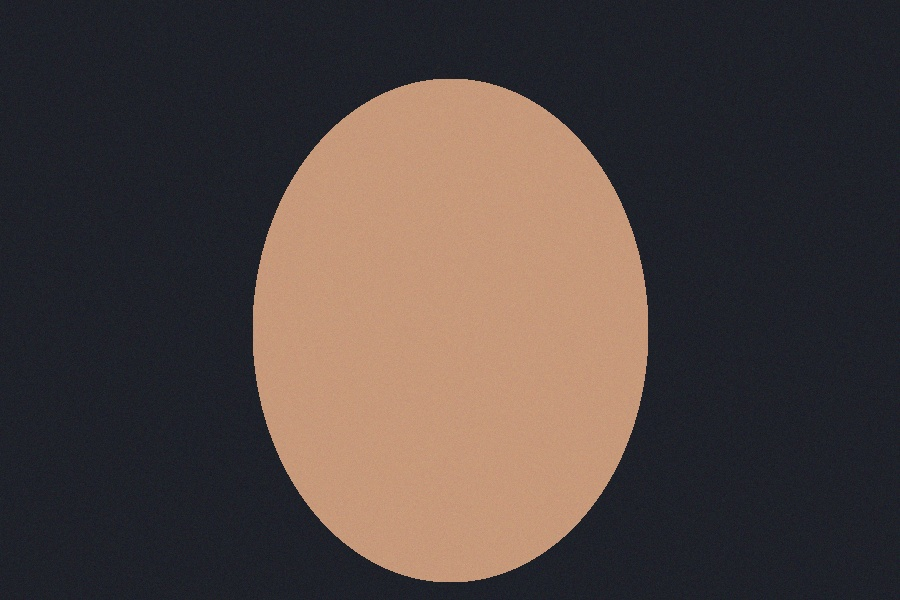
#> input picture sample/before.jpg, 900 x 600 px; the run also reads 2 pictures not shown here
$ python score_delta_e.py
#> lines starting #> are read from the running program, lines starting #| are printed output that depends on the picture
### colormatch.py
# /// script
# requires-python = ">=3.10"
# dependencies = ["numpy", "opencv-python-headless", "scipy"]
# ///
"""
colormatch.py — 驗證原型：能否把一組照片自動套成同一個調性？

兩種方法，直接對照：
  A. Reinhard  — 只靠一張「已調好」的參考照，做 Lab 空間統計匹配。
                 缺點：把場景內容和調色風格混在一起。
  B. LUT fit   — 從 (原檔, 調好的檔) 配對反解出 3D LUT，也就是 grade 本身。
                 可外掛曝光/白平衡正規化，處理現場光線飄移。

用法：
  # 一次比較兩種方法，輸出對照圖 + grade.cube
  uv run colormatch.py validate --before orig.jpg --after graded.jpg --test a.jpg b.jpg

  # 實際批次套用
  uv run colormatch.py learn --before orig.jpg --after graded.jpg --out grade.cube
  uv run colormatch.py apply --cube grade.cube --input ./raw_jpgs --out ./done \
                             --normalize --ref-before orig.jpg
"""
import argparse
import sys
from pathlib import Path

import cv2
import numpy as np
from scipy import sparse
from scipy.sparse.linalg import spsolve

EXTS = {".jpg", ".jpeg", ".png", ".tif", ".tiff", ".webp"}


# ---------------------------------------------------------------- 影像 IO / 色彩空間

_NON_SRGB_MARKERS = [b"Adobe RGB", b"ProPhoto", b"Display P3", b"Apple RGB", b"ColorMatch"]


def _warn_if_not_srgb(path, buf):
    """
    粗略掃描檔案內嵌的 ICC profile 描述字串。整套工具的數學完全沒有讀取/校正
    色彩空間，所以嵌了非 sRGB profile 的檔案會被當成 sRGB 硬算 —— 不會報錯，
    只會讓學出來的 grade 悄悄跑掉。這裡只做得到「提醒」，做不到「校正」。
    """
    for marker in _NON_SRGB_MARKERS:
        if marker in buf:
            print(
                f"  [!] {path} 內嵌了 {marker.decode()} 色彩描述檔，但這個工具全程假設 sRGB。"
                f"請重新以 sRGB 匯出，否則結果不可信。",
                file=sys.stderr,
            )
            return


def imread(path):
    """讀成 RGB float [0,1]。用 fromfile 以支援非 ASCII 路徑。"""
    buf = np.fromfile(str(path), dtype=np.uint8)
    _warn_if_not_srgb(path, buf.tobytes())
    img = cv2.imdecode(buf, cv2.IMREAD_COLOR)
    if img is None:
        raise SystemExit(f"讀不到影像: {path}")
    return cv2.cvtColor(img, cv2.COLOR_BGR2RGB).astype(np.float32) / 255.0


# [6 lines left out: function imwrite, not called in this run]


def srgb_to_linear(x):
    x = np.clip(x, 0, 1)
    return np.where(x <= 0.04045, x / 12.92, ((x + 0.055) / 1.055) ** 2.4)


def linear_to_srgb(x):
    x = np.clip(x, 0, 1)
    return np.where(x <= 0.0031308, x * 12.92, 1.055 * np.power(x, 1 / 2.4) - 0.055)


def luminance(lin_rgb):
    return lin_rgb @ np.array([0.2126, 0.7152, 0.0722], dtype=np.float32)


# ---------------------------------------------------------------- 方法 A：Reinhard

# [11 lines left out: function reinhard, not called in this run]


# ---------------------------------------------------------------- 方法 B：3D LUT 擬合

def _diff_operator(n):
    """3D 網格上的一階差分算子 D；D^T D 就是 Laplacian，當平滑先驗用。"""
    idx = np.arange(n ** 3).reshape(n, n, n)  # [b, g, r]
    rows, cols, vals, r0 = [], [], [], 0
    for axis in range(3):
        a = np.moveaxis(idx, axis, 0)
        u, v = a[:-1].ravel(), a[1:].ravel()
        rr = np.arange(r0, r0 + len(u))
        rows += [rr, rr]
        cols += [u, v]
        vals += [np.ones(len(u)), -np.ones(len(u))]
        r0 += len(u)
    return sparse.coo_matrix(
        (np.concatenate(vals), (np.concatenate(rows), np.concatenate(cols))),
        shape=(r0, n ** 3),
    ).tocsr()


def _identity_lut(n):
    """單位 LUT，形狀 (n^3, 3)，flat index = ir + ig*n + ib*n^2。"""
    ax = np.linspace(0, 1, n, dtype=np.float32)
    b, g, r = np.meshgrid(ax, ax, ax, indexing="ij")
    return np.stack([r.ravel(), g.ravel(), b.ravel()], axis=1)


def _trilinear_corners(img, n):
    """回傳 8 個角點的 (flat_index, weight)。"""
    g = np.clip(img, 0, 1) * (n - 1)
    i0 = np.minimum(np.floor(g).astype(np.int32), n - 2)
    f = g - i0
    for db in (0, 1):
        for dg in (0, 1):
            for dr in (0, 1):
                w = ((1 - f[..., 0]) if dr == 0 else f[..., 0]) * \
                    ((1 - f[..., 1]) if dg == 0 else f[..., 1]) * \
                    ((1 - f[..., 2]) if db == 0 else f[..., 2])
                flat = (i0[..., 0] + dr) + (i0[..., 1] + dg) * n + (i0[..., 2] + db) * n * n
                yield flat, w


def fit_lut(before, after, n=17, lam=0.15, mu=1e-3, max_samples=2_000_000, seed=0):
    """
    從像素對應 before -> after 擬合 3D LUT。

    關鍵：對「偏移量」y = x - identity 求解，而不是直接對 x。

        sum_v w_v ||y_v - (t_v - id_v)||^2  +  lam*||D y||^2  +  mu*||y||^2

    調色本質上是一個平滑的偏移場，不是一個平滑的函數。直接對 x 做平滑
    等於要求 LUT 平坦，那會跟斜率為 1 的單位變換衝突，讓沒有樣本的顏色
    被外推到嚴重過衝。改成對偏移量平滑之後，沒資料的區域會延續鄰近的
    偏移、再由 mu 緩緩衰減回不變，這才是色彩外推該有的行為。
    """
    pairs = [(before, after)] if isinstance(before, np.ndarray) else list(zip(before, after))
    bs, as_ = [], []
    for bi, ai in pairs:
        if bi.shape != ai.shape:
            ai = cv2.resize(ai, (bi.shape[1], bi.shape[0]), interpolation=cv2.INTER_AREA)
            print(f"  [!] before/after 尺寸不同，已縮放對齊 {bi.shape[1]}x{bi.shape[0]}")
        bs.append(bi.reshape(-1, 3))
        as_.append(ai.reshape(-1, 3))
    b, a = np.concatenate(bs), np.concatenate(as_)
    if len(b) > max_samples:
        sel = np.random.default_rng(seed).choice(len(b), max_samples, replace=False)
        b, a = b[sel], a[sel]

    N = n ** 3
    W = np.zeros(N, dtype=np.float64)
    T = np.zeros((N, 3), dtype=np.float64)
    for flat, w in _trilinear_corners(b, n):
        np.add.at(W, flat, w)
        for c in range(3):
            np.add.at(T[:, c], flat, w * a[:, c])

    covered = (W > 1e-8).sum()
    tgt = np.zeros((N, 3))
    nz = W > 1e-8
    tgt[nz] = T[nz] / W[nz, None]

    wn = W / max(W.mean(), 1e-12)          # 正規化，讓 lam 與樣本數無關
    D = _diff_operator(n)
    ident = _identity_lut(n)
    A = (sparse.diags(wn) + lam * (D.T @ D) + mu * sparse.identity(N)).tocsc()
    rhs = wn[:, None] * (tgt - ident)      # 資料項也改成偏移量

    y = np.column_stack([spsolve(A, rhs[:, c]) for c in range(3)]).astype(np.float32)
    lut = np.clip(ident + y, 0, 1)

    resid = float(np.sqrt(np.mean((apply_lut(b, lut, n) - a) ** 2)))
    print(f"  LUT {n}^3：{covered}/{N} 網格點有資料 ({covered/N:.1%})，擬合殘差 RMS = {resid:.4f}")
    if resid > 0.05:
        print("  [!] 殘差偏高 — 這個 grade 可能含局部調整(遮罩/筆刷)，單一全域 LUT 表達不了。")
    return lut, resid


def apply_lut(img, lut, n):
    out = np.zeros_like(img, dtype=np.float32)
    for flat, w in _trilinear_corners(img, n):
        out += lut[flat] * w[..., None]
    return np.clip(out, 0, 1)


# ---------------------------------------------------------------- .cube 讀寫

# [49 lines left out: functions write_cube, read_cube, baseline_stats, normalize, not called in this run]


# ---------------------------------------------------------------- 手刻風格 LUT（不需要 before/after 配對）

_LUM = np.array([0.2126, 0.7152, 0.0722], np.float32)


# [89 lines left out: functions _hsv, _hue_weight, apply_recipe, bake_recipe_lut, add_grain, not called in this run]


# 兩個起始配方 —— 照公開可查的美學特徵手刻，不是校準過真實底片掃描片的精密模擬，
# 回家用真實照片比對、微調參數才是重點，這裡只給一個看得出方向的起點。
RECIPES = {
    "portra400": dict(
        # Kodak Portra 400：人像底片，特色是寬容度高、反差低、皮膚亮部不死白、
        # 整體偏暖但不誇張，綠/藍會自然收斂不搶戲。
        contrast_strength=0.35,
        shoulder=0.22,
        shadow_tint=(0.010, 0.006, -0.006),
        highlight_tint=(0.018, 0.010, -0.010),
        sat_mult=0.86,
        skin_hue=28, skin_width=22, skin_warm_push=(0.028, 0.010, -0.018),
        green_hue=120, green_width=35, green_desat=0.35,
        blue_hue=215, blue_width=30, blue_desat=0.20,
    ),
    "wkw": dict(
        # 王家衛 / 杜可風式的 teal-orange 電影感：陰影推青、高光推暖橘、
        # 黑位微微抬起的霧面感、紅色（旗袍/霓虹）特別飽和突出。
        contrast_strength=0.55,
        shoulder=0.12,
        lift=0.035,
        shadow_tint=(-0.030, 0.006, 0.034),
        highlight_tint=(0.040, 0.014, -0.030),
        sat_mult=1.08,
        skin_hue=28, skin_width=18, skin_warm_push=(0.022, 0.004, -0.016),
        green_hue=120, green_width=30, green_desat=0.30,
        red_hue=0, red_width=25, red_boost_sat=0.25,
    ),
}


# ---------------------------------------------------------------- 對照圖

# [155 lines left out: functions contact_sheet, cmd_validate, cmd_learn, cmd_apply, cmd_look, main, not called in this run]


# [2 lines that do not run on import are left out]

### tools/score_delta_e.py
# /// script
# dependencies = ["numpy", "opencv-python-headless", "scipy"]
# ///
import sys, numpy as np, cv2
sys.path.insert(0, str(__import__("pathlib").Path(__file__).resolve().parent.parent))
import os
os.chdir(__import__("pathlib").Path(__file__).resolve().parent.parent)  # 讓 "sample/..." 相對路徑一律以 repo 根目錄為準
from colormatch import imread, fit_lut, apply_lut, reinhard, read_cube

def de(a, b):
    """CIE76 ΔE，感知色差。~1 = 剛好看得出來，>5 = 明顯不同。"""
    la = cv2.cvtColor(a.astype(np.float32), cv2.COLOR_RGB2Lab)
    lb = cv2.cvtColor(b.astype(np.float32), cv2.COLOR_RGB2Lab)
    return np.sqrt(((la-lb)**2).sum(-1))

before, after = imread("sample/before.jpg"), imread("sample/after.jpg")
#> in imread, img is the input picture: shape (600, 900, 3); mean B, G, R 63.9, 67.4, 78.9
#> call 2 of imread, with path = 'sample/after.jpg'
#> in imread (call 2), `return cv2.cvtColor(img, cv2.COLOR_BGR2RGB).astype(np.float32) / 255.0`:
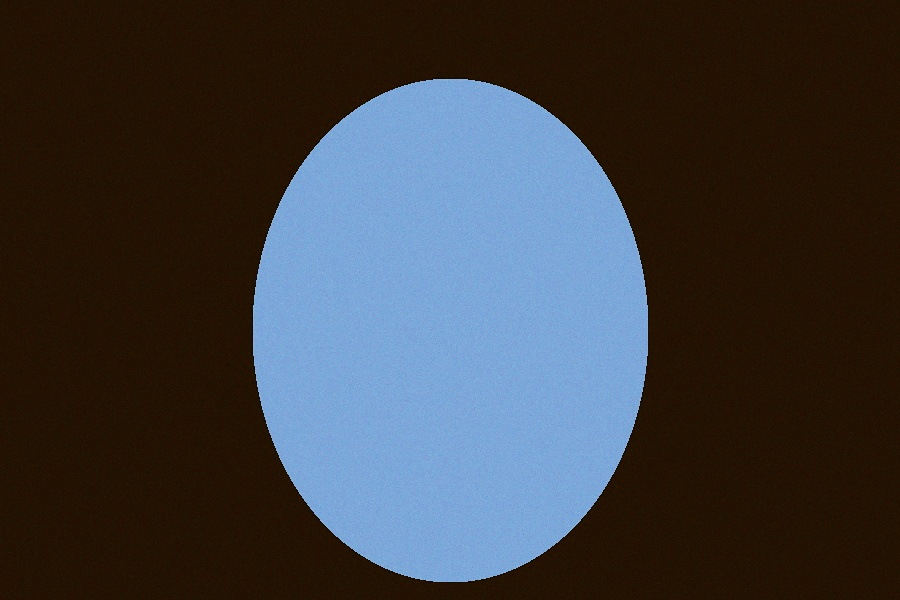
#> returned value: shape (600, 900, 3) float32; mean of channels 0, 1, 2 0.252, 0.241, 0.238; drawn as B, G, R
print("=== 網格大小 / 平滑強度 掃描（對未見場景的泛化能力）===\n")
tests = [("t1_landscape","冷色風景"), ("t2_street","高反差街景"), ("t3_underexposed","曝光不足人像")]

print(f"{'設定':<16}", end="")
for _, zh in tests: print(f"{zh:>14}", end="")
print(f"{'訓練殘差':>12}")
print("-"*76)

for n, lam in [(9,0.05),(17,0.02),(17,0.05),(17,0.15),(17,0.5),(33,0.15)]:
    import io, contextlib
    with contextlib.redirect_stdout(io.StringIO()) as buf:
        lut, resid = fit_lut(before, after, n=n, lam=lam)
#> in fit_lut, `pairs = [(before, after)] if isinstance(before, np.ndarray) else list(..`: pairs = 1 item
#> the loop in fit_lut, `for bi, ai in pairs:` made 1 pass
#> the loop in fit_lut, `for flat, w in _trilinear_corners(b, n):` made 8 passes
#> in fit_lut, `covered = (W > 1e-8).sum()`: covered = 53
#> in fit_lut, `wn = W / max(W.mean(), 1e-12)`: wn = 729 values, max 322.4 at index 91, min 0 at index 3, mean 1
#> in fit_lut, `rhs = wn[:, None] * (tgt - ident)`: rhs = 729 rows, first 8: [1.2e-05, 0.000181, 0.00037], [-0.00302, 0.00246, 0.00225], [-0.00331, 0.00094, 0.000401], [0, 0, 0], [0, 0, 0], [0, 0, 0], [0, 0, 0], [0, 0, 0]
#> in fit_lut, `y = np.column_stack([spsolve(A, rhs[:, c]) for c in range(3)]).astype(..`: y = 729 rows, first 8: [-0.0394, 0.00609, 0.0161], [-0.0824, 0.00928, 0.0199], [-0.121, -0.00859, 0.00403], [-0.102, -0.0144, -0.00315], [-0.0763, -0.0073, -0.00272], [-0.0543, 0.0028, 0.000593], [-0.0389, 0.0118, 0.00423], [-0.0296, 0.0182, 0.00697]
#> in fit_lut, `lut = np.clip(ident + y, 0, 1)`: lut = 729 rows, first 8: [0, 0.00609, 0.0161], [0.0426, 0.00928, 0.0199], [0.129, 0, 0.00403], [0.273, 0, 0], [0.424, 0, 0], [0.571, 0.0028, 0.000593], [0.711, 0.0118, 0.00423], [0.845, 0.0182, 0.00697]
#> the loop in apply_lut, `for flat, w in _trilinear_corners(img, n):` made 8 passes
#> in fit_lut, `resid = float(np.sqrt(np.mean((apply_lut(b, lut, n) - a) ** 2)))`: resid = 0.00998
#> resid = 0.00998
    cov = buf.getvalue().split("：")[1].split(" ")[0]
    print(f"n={n:<3} lam={lam:<6}", end="")
    for name, _ in tests:
        t, truth = imread(f"sample/{name}.jpg"), imread(f"sample/{name}_truth.jpg")
#> call 3 of imread, with path = 'sample/t1_landscape.jpg'
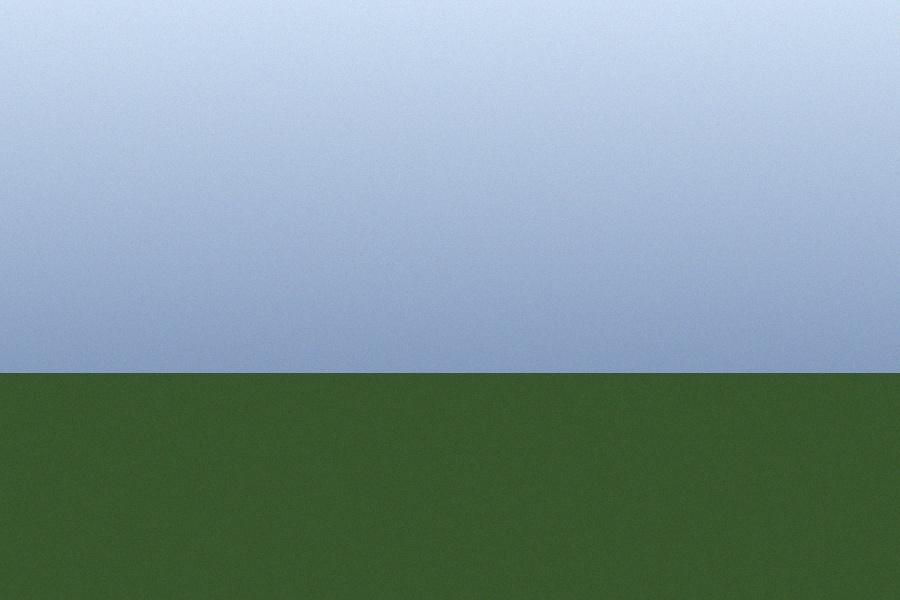
#> input picture sample/t1_landscape.jpg, 900 x 600 px
#> in imread, img is the input picture: shape (600, 900, 3); mean B, G, R 151.3, 149.6, 125.4
#> in imread (call 3), `return cv2.cvtColor(img, cv2.COLOR_BGR2RGB).astype(np.float32) / 255.0`:
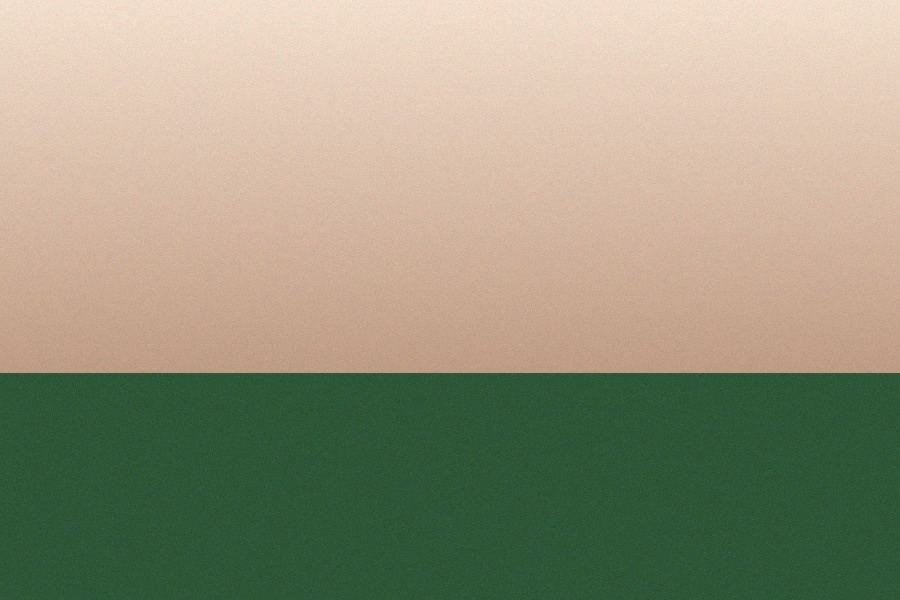
#> returned value: shape (600, 900, 3) float32; mean of channels 0, 1, 2 0.492, 0.587, 0.593; drawn as B, G, R
#> call 4 of imread, with path = 'sample/t1_landscape_truth.jpg'
#> in imread (call 4), `return cv2.cvtColor(img, cv2.COLOR_BGR2RGB).astype(np.float32) / 255.0`:
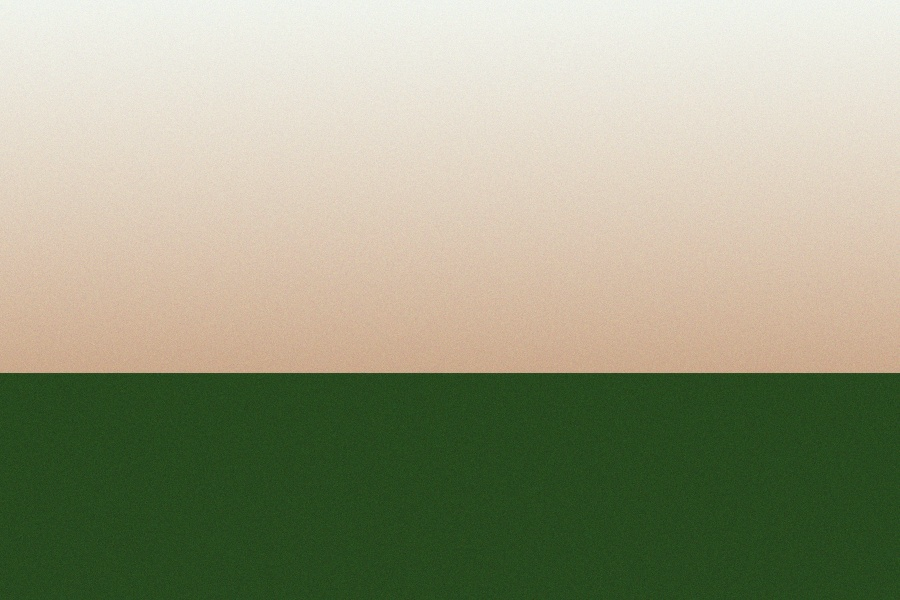
#> returned value: shape (600, 900, 3) float32; mean of channels 0, 1, 2 0.512, 0.618, 0.604; drawn as B, G, R
        d = de(apply_lut(t, lut, n), truth)
#> call 2 of apply_lut, with lut = array of shape (729, 3), n = 9
#> the loop in apply_lut (call 2), `for flat, w in _trilinear_corners(img, n):` made 8 passes
#> pass 1, in apply_lut (call 2), `out += lut[flat] * w[..., None]`:
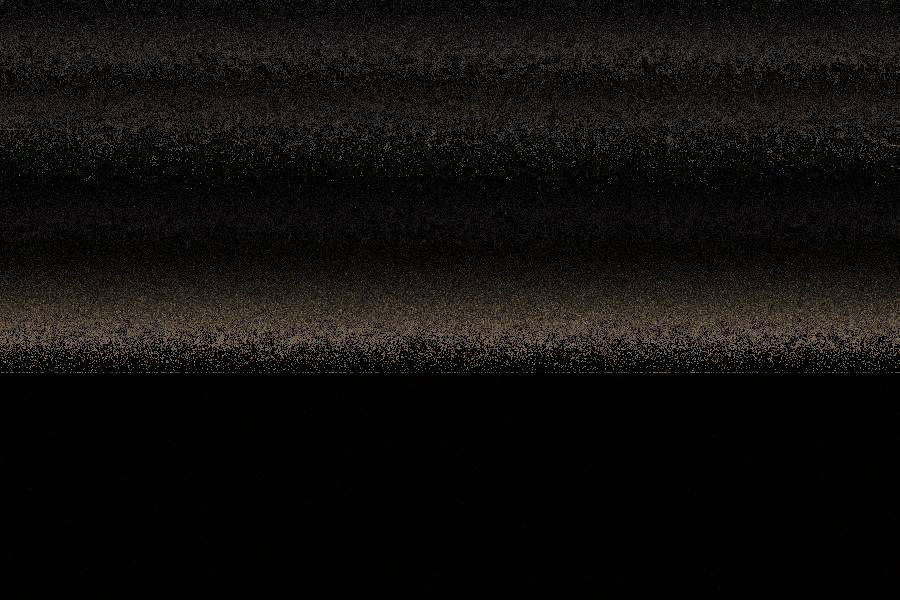
#> out: shape (600, 900, 3) float32; mean of channels 0, 1, 2 0.045, 0.0543, 0.0625; drawn as B, G, R
#> after the loop in apply_lut (call 2), `for flat, w in _trilinear_corners(img, n):`:
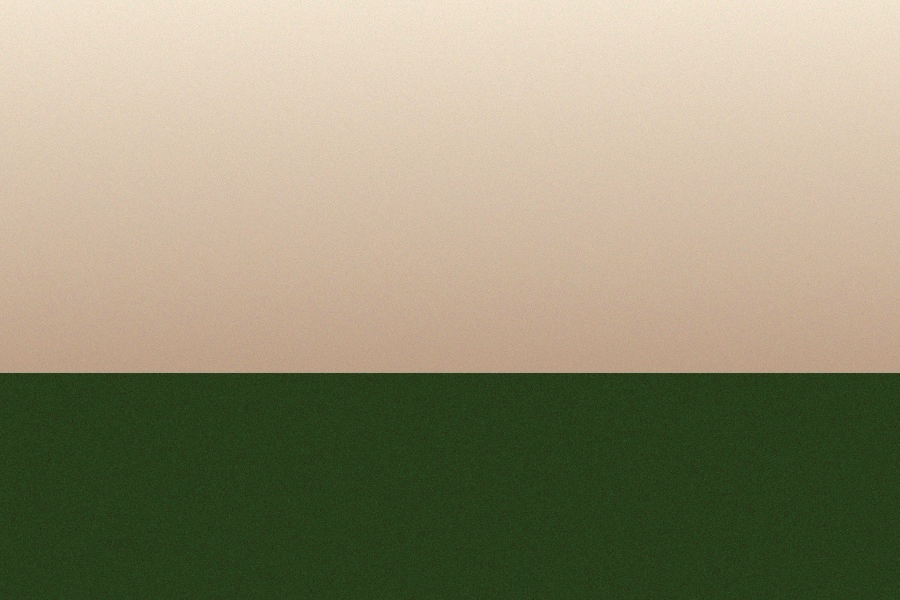
#> out: shape (600, 900, 3) float32; mean of channels 0, 1, 2 0.457, 0.564, 0.582; drawn as B, G, R
#> in de, `la = cv2.cvtColor(a.astype(np.float32), cv2.COLOR_RGB2Lab)`: la: shape (600, 900, 3) float32; mean of channels 0, 1, 2 56.6, -9.1, -4.3
#> in de, `lb = cv2.cvtColor(b.astype(np.float32), cv2.COLOR_RGB2Lab)`: lb: shape (600, 900, 3) float32; mean of channels 0, 1, 2 61.8, -10.6, 0.1
#> in de, `return np.sqrt(((la-lb)**2).sum(-1))`:
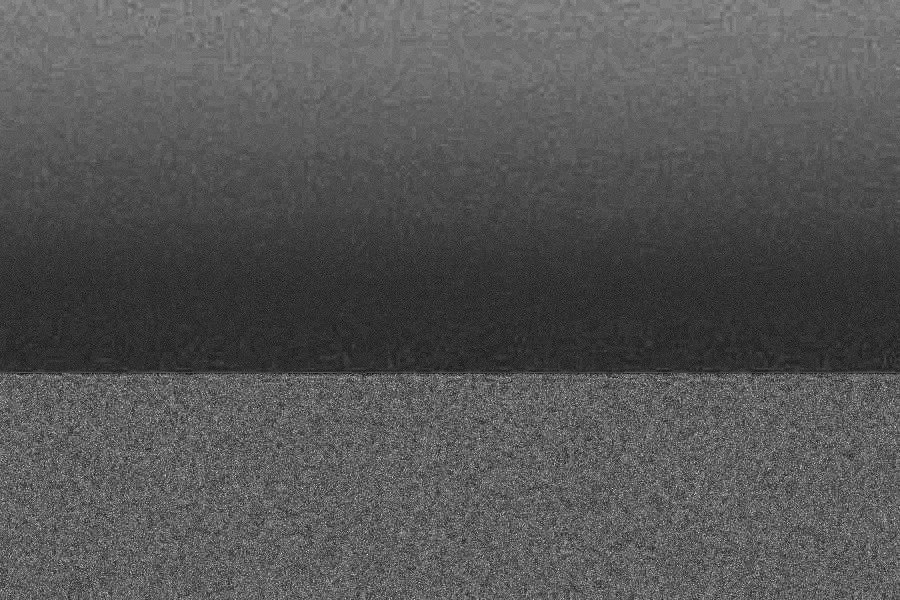
#> returned value: shape (600, 900) float32; min 0.572, max 22.74, mean 8; drawn with min black and max white
        print(f"  ΔE {d.mean():5.2f}/{np.percentile(d,95):5.2f}", end="")
#|   ΔE  8.03/11.80
#> (the run stopped early here; a loop or call above may not have finished)
